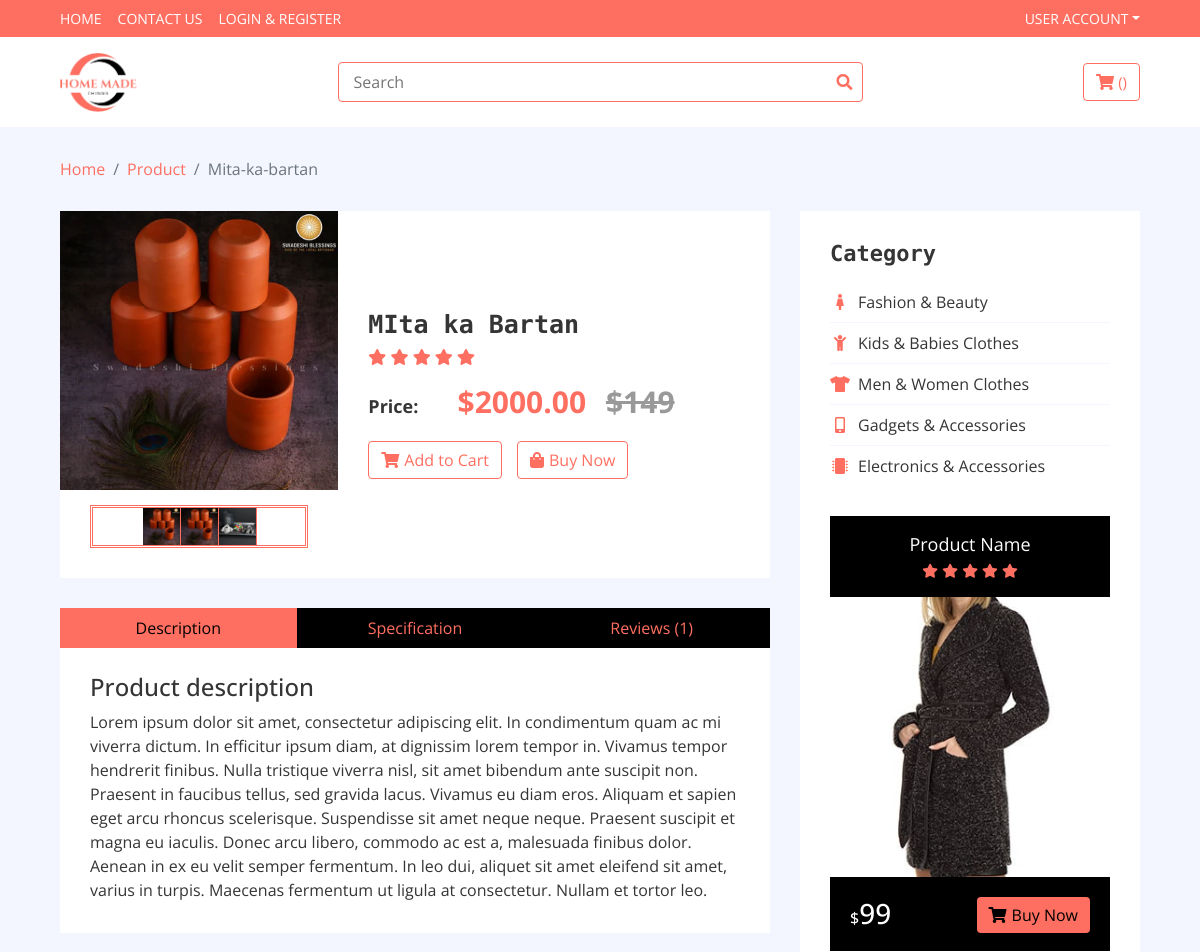
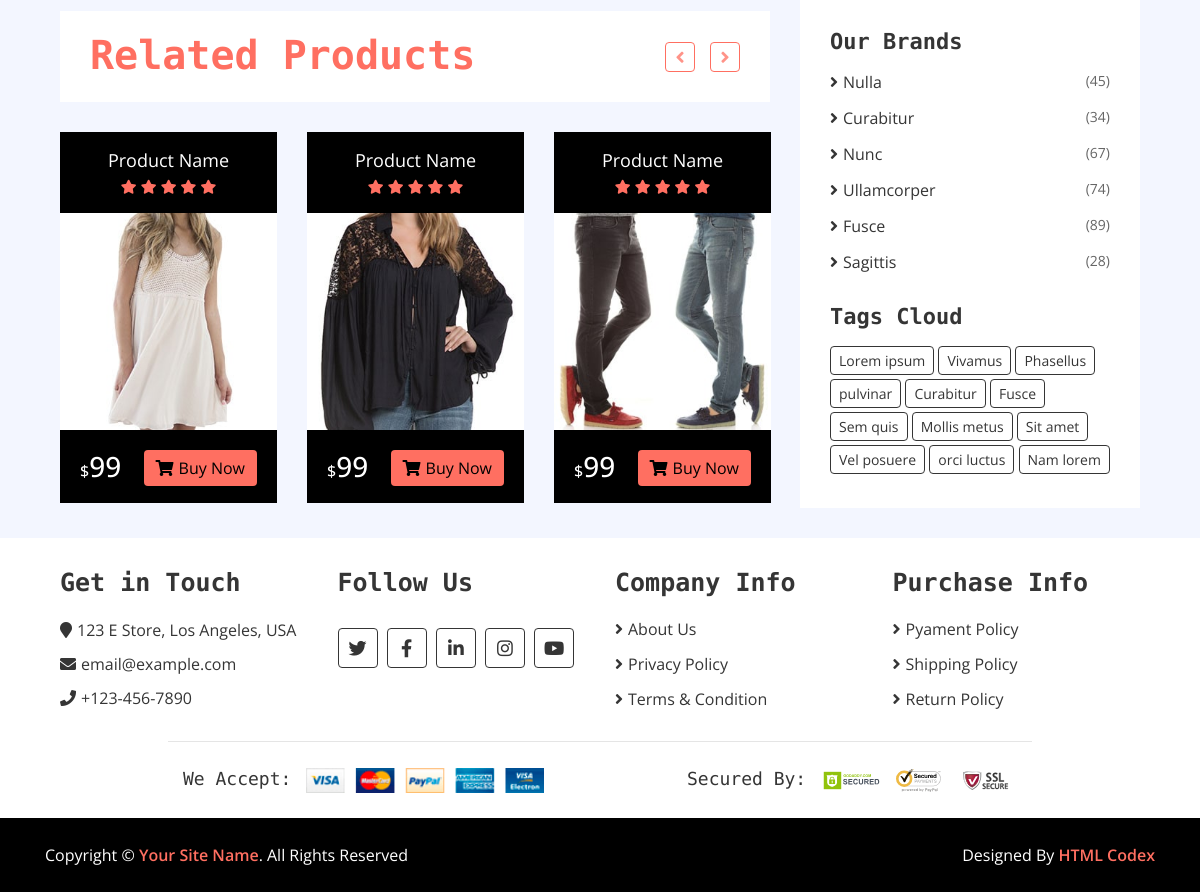
The page /product/mita-ka-bartan/ on the database its author committed (2 pictures, top to bottom).
### siteApp/models.py (models this page shows, shortened)
class ProductImage(BaseModel):
    product = models.ForeignKey('Product',on_delete=models.CASCADE, related_name='product_image')
    image = models.ImageField(upload_to='products/')

class Product(BaseModel):
    title = models.CharField(max_length=100)
    description = models.TextField()
    price = models.DecimalField(max_digits=10,decimal_places=2)
    slug = models.SlugField(unique=True,null=True,blank=True)
    category = models.ForeignKey('Category', on_delete=models.CASCADE,related_name='products')

### siteApp/views.py (the view)
# urls.py: path('<slug>/',get_product,name="get_product")
def get_product(request,slug):
    try:
        products = Product.objects.get(slug=slug)
        return render(request,'product/product.html',context={'products':products})
    except Product.DoesNotExist:
        raise Http404("Product not found")
    except Exception as e:
        print(e)

### templates/product/product.html (shortened to what this page needs)
{% extends "base/base.html" %}
{% block  start %}
<div class="product-detail">
    <div class="container-fluid">
        <div class="row">
            <div class="col-lg-8">
                <div class="product-detail-top">
                    <div class="row align-items-center">
                        <div class="col-md-5">
                            <div class="product-slider-single normal-slider">
                               {% for image in products.product_image.all %}
                                <img src="/media/{{ image.image }}" alt="Product Image">
                                {% endfor %}
                            </div>
                            <div class="product-slider-single-nav normal-slider">
                                {% for image in products.product_image.all %}
                                <div class="slider-nav-img"><img src="/media/{{ image.image }}" alt="Product Image"></div>
                                {% endfor %}
                            </div>
                        </div>
                        <div class="col-md-7">
                            <div class="product-content">
                                <div class="title"><h2>{{products.title}}</h2></div>
                                <div class="ratting">
                                    <i class="fa fa-star"></i>
                                    <i class="fa fa-star"></i>
                                    <i class="fa fa-star"></i>
                                    <i class="fa fa-star"></i>
                                    <i class="fa fa-star"></i>
                                </div>
                                <div class="price">
                                    <h4>Price:</h4>
                                    <p>${{products.price}} <span>$149</span></p>
                                </div>
                                <div class="action">
                                    {% if user.is_authenticated %}
                                    {% include "base/alert.html" %}
                                    <a class="btn" href="{% url 'add_to_cart' products.uid %}"><i class="fa fa-shopping-cart"></i>Add to Cart</a>
                                    <a class="btn" href="#"><i class="fa fa-shopping-bag"></i>Buy Now</a>
                                    {% else %}
                                    <a class="btn" href="{% url 'login' %}"><i class="fa fa-shopping-cart"></i>Add to Cart</a>
                                    <a class="btn" href="#"><i class="fa fa-shopping-bag"></i>Buy Now</a>
                                    {% endif %}
                                </div>
                            </div>
                        </div>
                    </div>
                </div>
                <div class="row product-detail-bottom">
                    <div class="col-lg-12">
                        <ul class="nav nav-pills nav-justified">
                            <li class="nav-item">
                                <a class="nav-link active" data-toggle="pill" href="#description">Description</a>
                            </li>
                            <li class="nav-item">
                                <a class="nav-link" data-toggle="pill" href="#specification">Specification</a>
                            </li>
                            <li class="nav-item">
                                <a class="nav-link" data-toggle="pill" href="#reviews">Reviews (1)</a>
                            </li>
                        </ul>
                        <div class="tab-content">
                            <div id="description" class="container tab-pane active">
                                <h4>Product description</h4>
                                <p>
                                    Lorem ipsum dolor sit amet, consectetur adipiscing elit. In condimentum quam ac mi viverra dictum. In efficitur ipsum diam, at dignissim lorem tempor in. Vivamus tempor hendrerit finibus. Nulla tristique viverra nisl, sit amet bibendum ante suscipit non. Praesent in faucibus tellus, sed gravida lacus. Vivamus eu diam eros. Aliquam et sapien eget arcu rhoncus scelerisque. Suspendisse sit amet neque neque. Praesent suscipit et magna eu iaculis. Donec arcu libero, commodo ac est a, malesuada finibus dolor. Aenean in ex eu velit semper fermentum. In leo dui, aliquet sit amet eleifend sit amet, varius in turpis. Maecenas fermentum ut ligula at consectetur. Nullam et tortor leo.
                                </p>
                            </div>
                        </div>
                    </div>
                </div>
                <div class="product">
                    <div class="section-header">
                        <h1>Related Products</h1>
                    </div>
                    <div class="row align-items-center product-slider product-slider-3">
                        <div class="col-lg-3">
                            <div class="product-item">
                                <div class="product-title">
                                    <a href="#">Product Name</a>
                                    <div class="ratting">
                                        <i class="fa fa-star"></i>
                                        <i class="fa fa-star"></i>
                                        <i class="fa fa-star"></i>
                                        <i class="fa fa-star"></i>
                                        <i class="fa fa-star"></i>
                                    </div>
                                </div>
                                <div class="product-image">
                                    <a href="product-detail.html">
                                        <img src="img/product-10.jpg" alt="Product Image">
                                    </a>
                                </div>
                                <div class="product-price">
                                    <h3><span>$</span>99</h3>
                                    <a class="btn" href=""><i class="fa fa-shopping-cart"></i>Buy Now</a>
                                </div>
                            </div>
                        </div>
                        <div class="col-lg-3">
                            <div class="product-item">
                                <div class="product-title">
                                    <a href="#">Product Name</a>
                                    <div class="ratting">
                                        <i class="fa fa-star"></i>
                                        <i class="fa fa-star"></i>
                                        <i class="fa fa-star"></i>
                                        <i class="fa fa-star"></i>
                                        <i class="fa fa-star"></i>
                                    </div>
                                </div>
                                <div class="product-image">
                                    <a href="product-detail.html">
                                        <img src="img/product-8.jpg" alt="Product Image">
                                    </a>
                                </div>
                                <div class="product-price">
                                    <h3><span>$</span>99</h3>
                                    <a class="btn" href=""><i class="fa fa-shopping-cart"></i>Buy Now</a>
                                </div>
                            </div>
                        </div>
                        <div class="col-lg-3">
                            <div class="product-item">
                                <div class="product-title">
                                    <a href="#">Product Name</a>
                                    <div class="ratting">
                                        <i class="fa fa-star"></i>
                                        <i class="fa fa-star"></i>
                                        <i class="fa fa-star"></i>
                                        <i class="fa fa-star"></i>
                                        <i class="fa fa-star"></i>
                                    </div>
                                </div>
                                <div class="product-image">
                                    <a href="product-detail.html">
                                        <img src="img/product-6.jpg" alt="Product Image">
                                    </a>
                                </div>
                                <div class="product-price">
                                    <h3><span>$</span>99</h3>
                                    <a class="btn" href=""><i class="fa fa-shopping-cart"></i>Buy Now</a>
                                </div>
                            </div>
                        </div>
                    </div>
                </div>
            </div>
            <div class="col-lg-4 sidebar">
                <div class="sidebar-widget category">
                    <h2 class="title">Category</h2>
                    <nav class="navbar bg-light">
                        <ul class="navbar-nav">
                            <li class="nav-item">
                                <a class="nav-link" href="#"><i class="fa fa-female"></i>Fashion & Beauty</a>
                            </li>
                            <li class="nav-item">
                                <a class="nav-link" href="#"><i class="fa fa-child"></i>Kids & Babies Clothes</a>
                            </li>
                            <li class="nav-item">
                                <a class="nav-link" href="#"><i class="fa fa-tshirt"></i>Men & Women Clothes</a>
                            </li>
                            <li class="nav-item">
                                <a class="nav-link" href="#"><i class="fa fa-mobile-alt"></i>Gadgets & Accessories</a>
                            </li>
                            <li class="nav-item">
                                <a class="nav-link" href="#"><i class="fa fa-microchip"></i>Electronics & Accessories</a>
                            </li>
                        </ul>
                    </nav>
                </div>
                <div class="sidebar-widget widget-slider">
                    <div class="sidebar-slider normal-slider">
                        <div class="product-item">
                            <div class="product-title">
                                <a href="#">Product Name</a>
                                <div class="ratting">
                                    <i class="fa fa-star"></i>
                                    <i class="fa fa-star"></i>
                                    <i class="fa fa-star"></i>
                                    <i class="fa fa-star"></i>
                                    <i class="fa fa-star"></i>
                                </div>
                            </div>
                            <div class="product-image">
                                <a href="product-detail.html">
                                    <img src="img/product-7.jpg" alt="Product Image">
                                </a>
                            </div>
                            <div class="product-price">
                                <h3><span>$</span>99</h3>
                                <a class="btn" href=""><i class="fa fa-shopping-cart"></i>Buy Now</a>
                            </div>
                        </div>
                    </div>
                </div>
                <div class="sidebar-widget brands">
                    <h2 class="title">Our Brands</h2>
                    <ul>
                        <li><a href="#">Nulla </a><span>(45)</span></li>
                        <li><a href="#">Curabitur </a><span>(34)</span></li>
                        <li><a href="#">Nunc </a><span>(67)</span></li>
                        <li><a href="#">Ullamcorper</a><span>(74)</span></li>
                        <li><a href="#">Fusce </a><span>(89)</span></li>
                        <li><a href="#">Sagittis</a><span>(28)</span></li>
                    </ul>
                </div>
                <div class="sidebar-widget tag">
                    <h2 class="title">Tags Cloud</h2>
                    <a href="#">Lorem ipsum</a>
                    <a href="#">Vivamus</a>
                    <a href="#">Phasellus</a>
                    <a href="#">pulvinar</a>
                    <a href="#">Curabitur</a>
                    <a href="#">Fusce</a>
                    <a href="#">Sem quis</a>
                    <a href="#">Mollis metus</a>
                    <a href="#">Sit amet</a>
                    <a href="#">Vel posuere</a>
                    <a href="#">orci luctus</a>
                    <a href="#">Nam lorem</a>
                </div>
            </div>
        </div>
    </div>
</div>
{% endblock  %}

### rows shown on the page
ProductImage: image (picture)
ProductImage: image (picture)
ProductImage: image (picture)
Product: title "MIta ka Bartan", price "2000.00"

### other values the page prints
{{ crumb.name }} "Product"
{{ crumb.name }} "Mita-ka-bartan"
